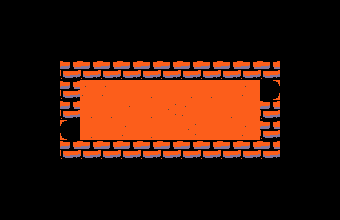

This is a level from a 2D game, rendered from its Tiled map with the project's own tilesets. A one-line summary and the map file follow, with tile-layer data summarised:
An orthogonal 17x11 tile map with 20x20 px tiles, 1 tile layer (Tiles) and 9 objects (4x SOLID, 2x Fire, 2x Teleport, Area).

<map version="1.0" orientation="orthogonal" renderorder="right-down" width="17" height="11" tilewidth="20" tileheight="20" backgroundcolor="#fc5e1b" nextobjectid="176">
 <tileset firstgid="1" name="tileset_a" tilewidth="20" tileheight="20" tilecount="600" columns="20">
  <image source="../scenery/tileset_a.png" trans="ff00ff" width="400" height="600" />
 </tileset>
 <layer name="Tiles" width="17" height="11">
  <properties>
   <property name="tileset" value="tileset_a" />
  </properties>
  <data>[187 cells, 187 non-empty, 10 distinct tile ids]</data>
 </layer>
 <objectgroup name="Solids">
  <object id="143" type="SOLID" x="60" y="60" width="220" height="20" />
  <object id="154" type="SOLID" x="60" y="140" width="220" height="20" />
  <object id="172" type="Fire" x="240" y="120" width="20" height="20">
   <properties>
    <property name="type" value="Endless" />
   </properties>
  </object>
  <object id="173" type="Fire" x="80" y="80" width="20" height="20">
   <properties>
    <property name="type" value="Endless" />
   </properties>
  </object>
  <object id="174" type="SOLID" x="260" y="100" width="20" height="40" />
  <object id="175" type="SOLID" x="60" y="80" width="20" height="40" />
 </objectgroup>
 <objectgroup name="Actors">
  <object id="162" name="west" type="Teleport" x="60" y="120" width="20" height="20">
   <properties>
    <property name="dir" value="right" />
    <property name="door" value="east" />
    <property name="target" value="l1-section2-middle" />
   </properties>
  </object>
  <object id="163" name="east" type="Teleport" x="260" y="80" width="20" height="20">
   <properties>
    <property name="dir" value="left" />
    <property name="door" value="west" />
    <property name="target" value="l1-section3-main" />
   </properties>
  </object>
  <object id="168" type="Area" x="100" y="80" width="140" height="60">
   <properties>
    <property name="thrower" value="1" />
    <property name="twitcher" value="1...2" />
   </properties>
  </object>
 </objectgroup>
</map>
